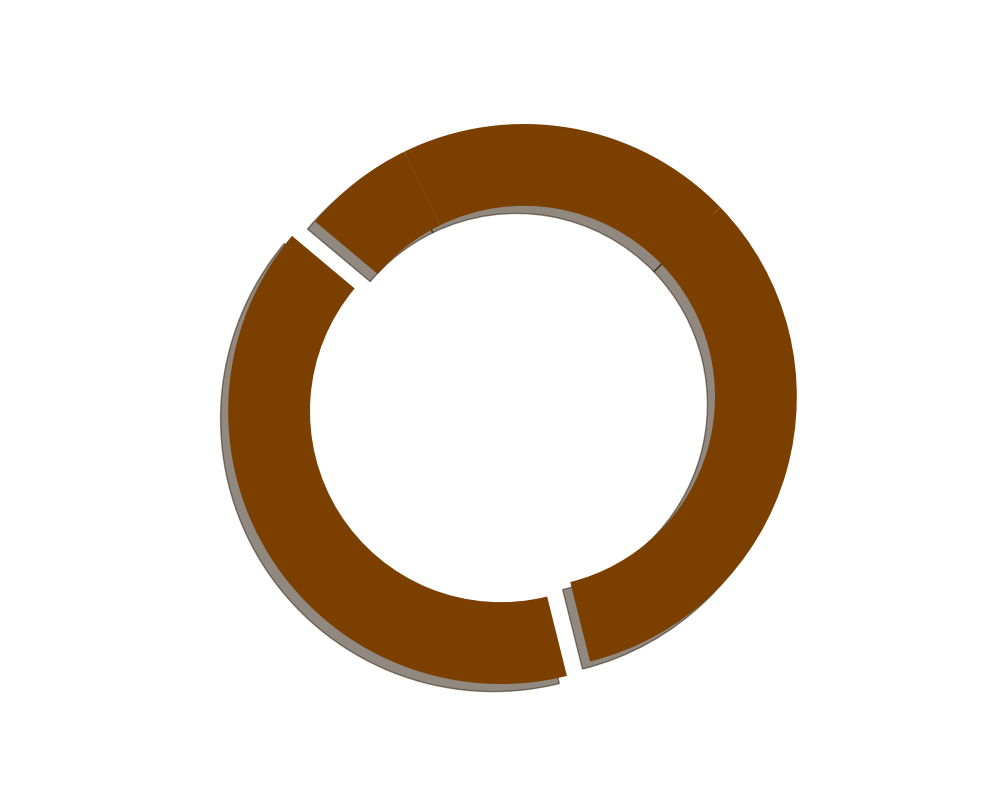

Generate this figure with Python:
import matplotlib.pyplot as plt

percentages = [30, 25, 15, 5]
single_color = '#7b3f00'  # Brown color used consistently
explode = (0.1, 0, 0, 0)

fig, ax = plt.subplots(figsize=(10, 8))
ax.pie(
    percentages,
    startangle=140,
    colors=[single_color] * len(percentages),  # Applying the single color to all wedges
    explode=explode,
    shadow=True,
    wedgeprops=dict(width=0.3)
)

ax.axis('equal')
plt.show()
